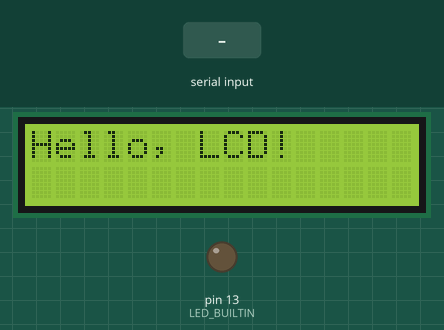
Recording of a sketch running on a simulated Arduino Uno, built with avr-gcc and run on an emulated ATmega328P. Shown: 16×2 character LCD, output pins drawn as LEDs (lit = HIGH). The test bench sets the inputs (shaded band).

Above: at 1.2 s.
1.3 s: "1" received over Serial
At 2.0 s:
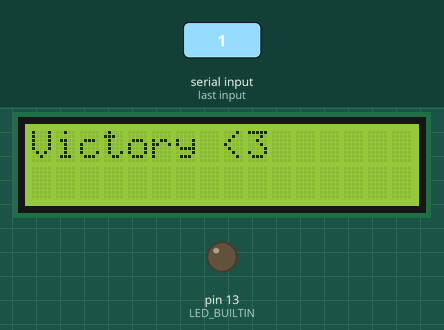
2.8 s: "2" received over Serial
At 3.5 s:
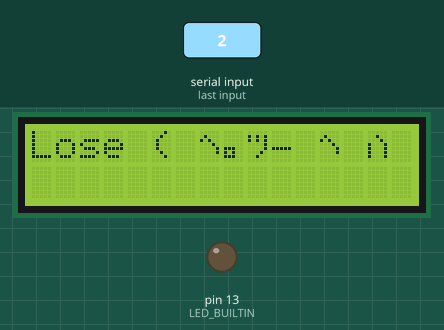
4.3 s: "3" received over Serial
At 5.4 s:
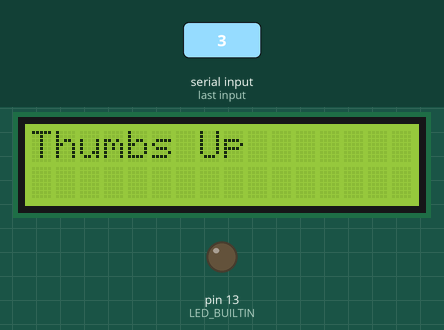
5.8 s: "4" received over Serial
At 6.5 s:
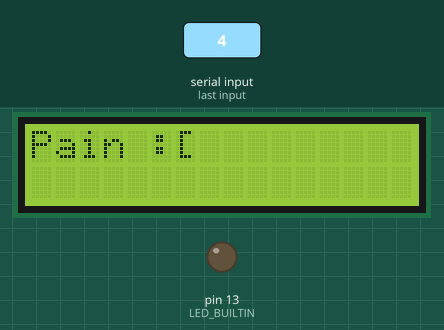
7.3 s: "5" received over Serial
At 7.7 s:
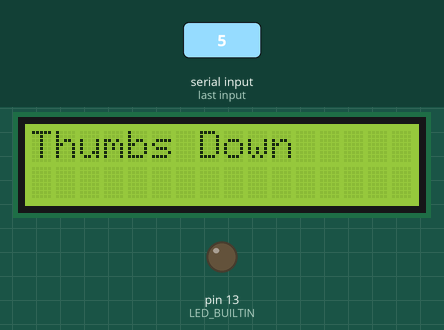
8.8 s: "6" received over Serial
At 9.9 s:
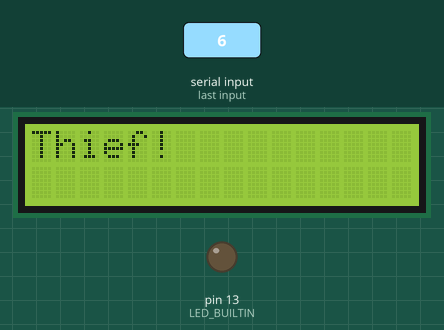
Timing chart, 0 to 11.3 s (numbered marks = the images above; inputs shaded):
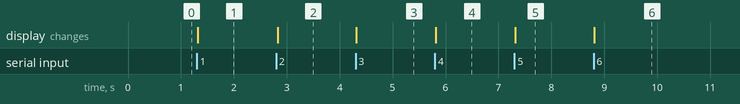

Measured:
- after the input at 1.3 s, the display: changes at once (image 1)
- after the input at 2.8 s, the display: changes at once (image 2)
- after the input at 4.3 s, the display: changes at once (image 3)
- after the input at 5.8 s, the display: changes at once (image 4)
- after the input at 7.3 s, the display: changes at once (image 5)
- after the input at 8.8 s, the display: changes at once (image 6)

The sketch:

sketch_aug12a.ino
```cpp
#include <Wire.h>
#include <LiquidCrystal_I2C.h>

LiquidCrystal_I2C lcd(0x27, 16, 2);

void setup() {
    lcd.init();       // Initialize the LCD
    lcd.backlight();  // Turn on the backlight (if supported by your module)
    lcd.setCursor(0, 0);
    lcd.print("Hello, LCD!");
    pinMode(LED_BUILTIN, OUTPUT);
    Serial.begin(9600);
}

void loop() {
  if(Serial.available() > 0){
    char input = Serial.read();

      if(input == '1'){

        lcd.clear();
        lcd.setCursor(0, 0);
        lcd.print("Victory <3");
      }

      else if(input == '2'){
        lcd.clear();
        lcd.setCursor(0, 0);
        lcd.print("Lose ( ͡° ͜ʖ ͡°)");
      }

      else if(input == '3'){
        lcd.clear();
        lcd.setCursor(0, 0);
        lcd.print("Thumbs Up");
      }

      else if(input == '4'){
        lcd.clear();
        lcd.setCursor(0, 0);
        lcd.print("Pain :[");
      }

      else if(input == '5'){
        lcd.clear();
        lcd.setCursor(0, 0);
        lcd.print("Thumbs Down");
      }

      else if(input == '6'){
        lcd.clear();
        lcd.setCursor(0, 0);
        lcd.print("Thief!");
      }

      else if(input == '7'){
        lcd.clear();
        lcd.setCursor(0, 0);
        lcd.print("Smile :‑)");
      }

      else if(input == '8'){
        lcd.clear();
        lcd.setCursor(0, 0);
        lcd.print("Call Me ;‑)");
      }
  }
    // lcd.clear();
    // lcd.setCursor(0, 1);
    // lcd.print("MUDRA");
    //delay(1000); // Delay before refreshing the display
}
```
